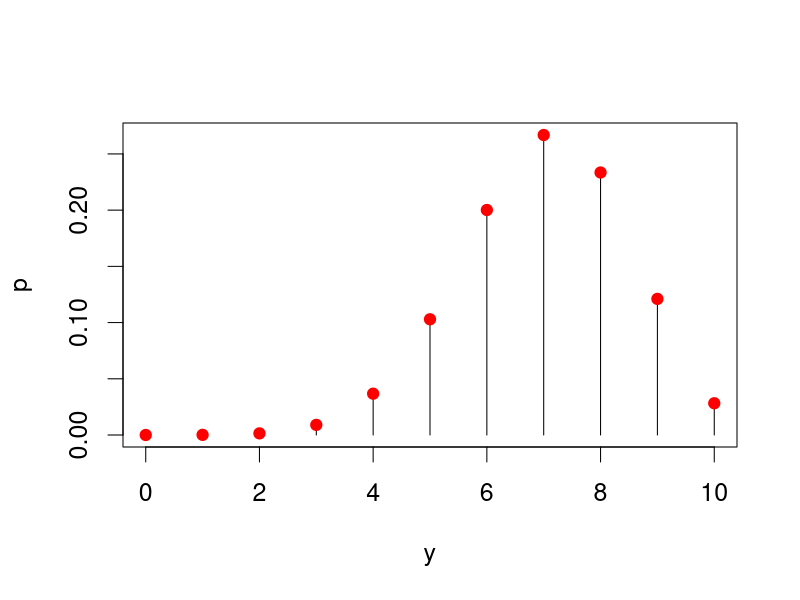
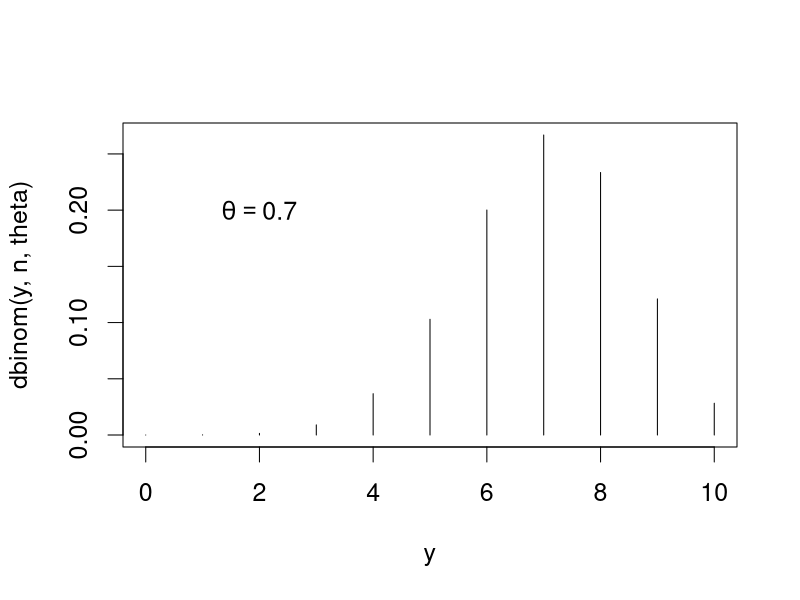
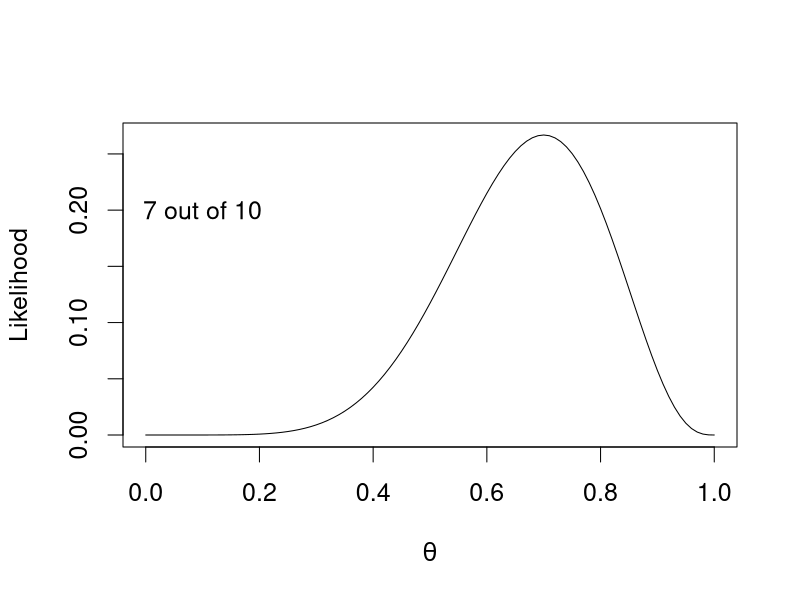
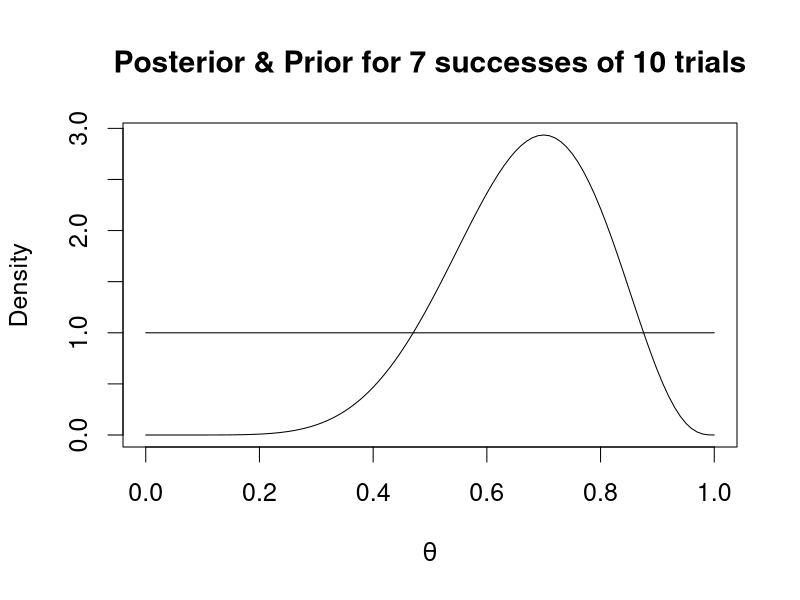
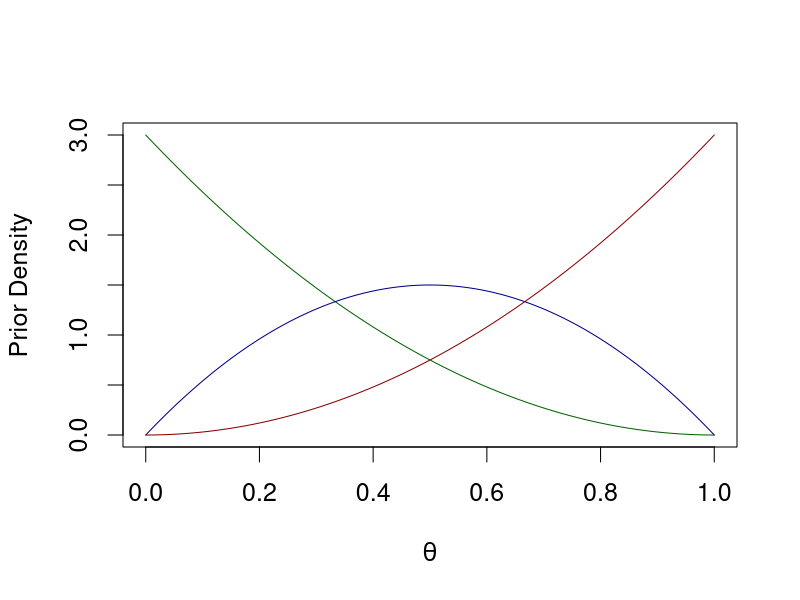
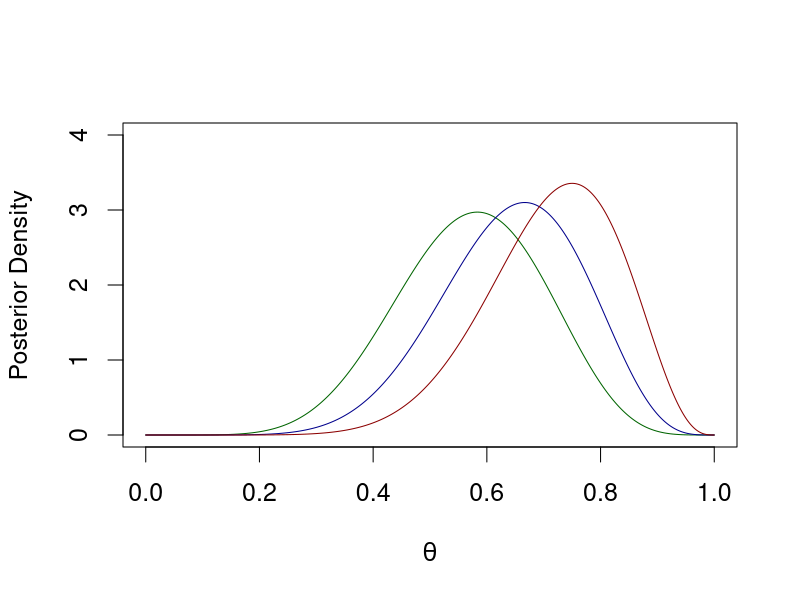
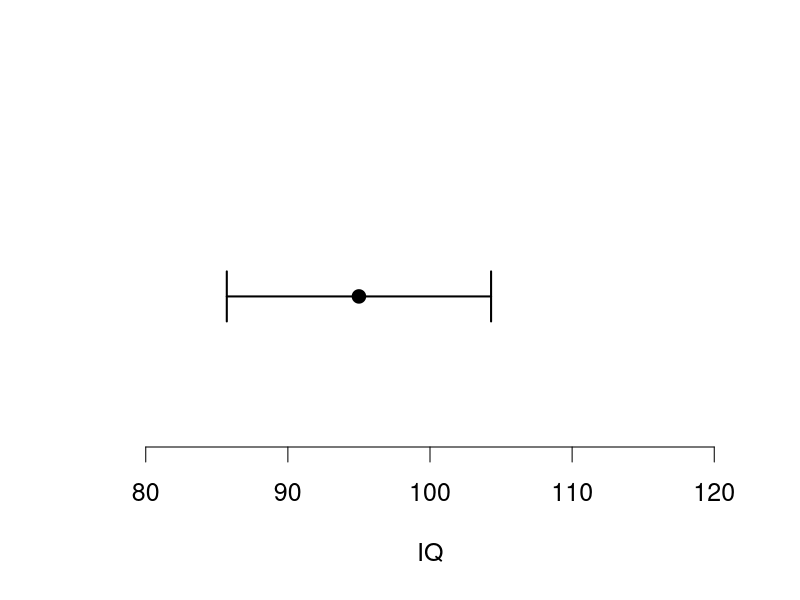
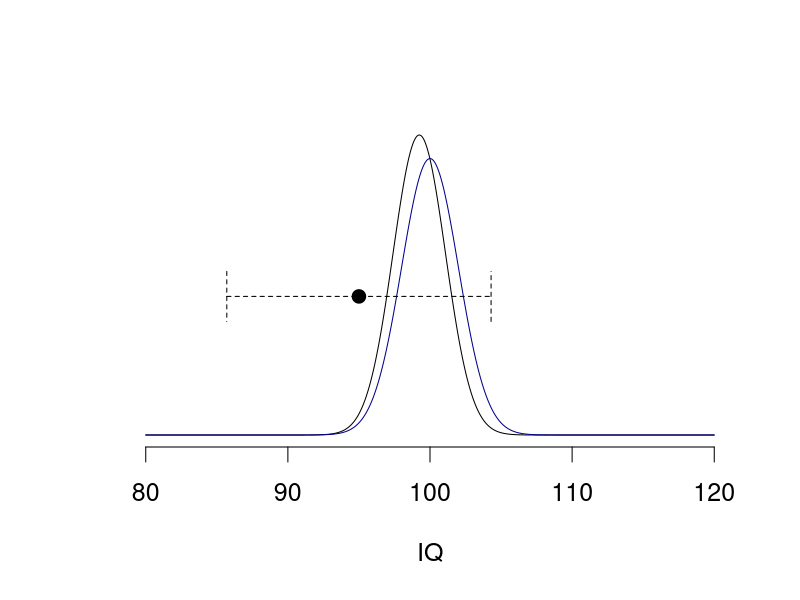

The R source for these figures, in order:
## ---- chunk 1
knitr::opts_chunk$set(echo = FALSE,message=FALSE, warning=FALSE)
## ---- chunk 2
par(cex=1.5)
n=10
y=0:n
p=dbinom(y,n,.7)
plot(y,p,typ='h')
points(y,p,pch=19,col='red')
## ---- chunk 3
par(cex=1.5)
#usual, function of y for fixed theta
y=0:10
n=10
theta=.7
plot(y,dbinom(y,n,theta),typ='h')
text(2,.2,expression(theta==.7))
## ---- chunk 4
par(cex=1.5)
#in Bayes rule, function of theta for fixed y
y=7
n=10
theta=seq(0,1,.01)
plot(theta,dbinom(y,n,theta),typ='l',
     ylab="Likelihood",xlab=expression(theta))
text(.1,.2,"7 out of 10")
## ---- chunk 5
par(cex=1.5)
y=7
n=10
a=1
b=1
theta=seq(0,1,.01)
post=dbeta(theta,y+a,n-y+b)
prior=dbeta(theta,a,b)
plot(theta,post,typ='l',ylab="Density",xlab=expression(theta),main="Posterior & Prior for 7 successes of 10 trials")
lines(theta,prior)
## ---- chunk 6
#Not very likely prior
par(cex=1.5)
theta=seq(0,1,.001)
plot(typ='l',theta,dbeta(theta,1,3),col='darkgreen',
     xlab=expression(theta),ylab="Prior Density")
lines(theta,dbeta(theta,2,2),col='darkblue')
lines(theta,dbeta(theta,3,1),col='darkred')
## ---- chunk 7
#Not very likely prior
par(cex=1.5)
theta=seq(0,1,.001)
plot(typ='l',theta,dbeta(theta,1+7,3+3),col='darkgreen',
     xlab=expression(theta),ylab="Posterior Density", ylim=c(0,4))
lines(theta,dbeta(theta,2+7,2+3),col='darkblue')
lines(theta,dbeta(theta,3+7,1+3),col='darkred')
## ---- chunk 8
par(cex=1.5)
a=100
b=2^2
ybar=95
N=10
s2=15^2

c=((N*ybar/s2)+(a/b))
v=1/((N/s2)+(1/b))

IQ=seq(80,120,.05)
#posterior
plot(IQ,dnorm(IQ,c*v,sqrt(v)),typ='n',axes=F,ylab="")
#lines(IQ,dnorm(IQ,a,sqrt(b)),col='darkblue')
ci.width=1.96*sqrt(s2/N)
my.y=.10
arrows(ybar-ci.width,my.y,ybar+ci.width,my.y,angle=90,lwd=2,code=3)
points(ybar,my.y,pch=19,cex=1.2)
axis(1)
## ---- chunk 9
par(cex=1.5)
a=100
b=2^2
ybar=95
N=10
s2=15^2

c=((N*ybar/s2)+(a/b))
v=1/((N/s2)+(1/b))

IQ=seq(80,120,.05)
#posterior
plot(IQ,dnorm(IQ,c*v,sqrt(v)),typ='l',axes=F,ylab="")
lines(IQ,dnorm(IQ,a,sqrt(b)),col='darkblue')
ci.width=1.96*sqrt(s2/N)
my.y=.10
arrows(ybar-ci.width,my.y,ybar+ci.width,my.y,
       angle=90,lwd=1,code=3,lty=2)
points(ybar,my.y,pch=19,cex=1.2)
axis(1)
## ---- chunk 10
par(cex=1.5)
library(MCMCpack)
#Show prior
a=100
b=5^2
r=1
s=10^2

mu=seq(80,120,1)
s2=seq(1^2,20^2,1)

my.prior=function(mu,s2) dnorm(mu,a,sqrt(b))*dinvgamma(s2,r,s)
prior=outer(mu,s2,my.prior)
contour(mu,s2,prior,xlab=expression(mu),ylab=expression(sigma^2))
## ---- chunk 11
par(cex=1.5)
#Show likelihood
dat=c(105,100,124,104)
my.like=function(mu,s2) exp(sum(dnorm(log=T,dat,mu,sqrt(s2))))
my.like=Vectorize(my.like)
like=outer(mu,s2,my.like)
contour(mu,s2,like,xlab=expression(mu),ylab=expression(sigma^2))
## ---- chunk 12
par(cex=1.5)
#posterior
post=prior*like
total=sum(post)
post=post/total #sums to 1
contour(mu,s2,post,xlab=expression(mu),ylab=expression(sigma^2))
## ---- chunk 13
par(cex=1.5)
#Marginal Distributions
mu.post=apply(post,1,sum)
plot(mu,mu.post,typ='l',xlab=expression(mu),ylab="Posterior Density")
## ---- chunk 14
par(cex=1.5)
s2.post=apply(post,2,sum)
plot(s2,s2.post,typ='l',xlab=expression(sigma^2),ylab="Posterior Density")
